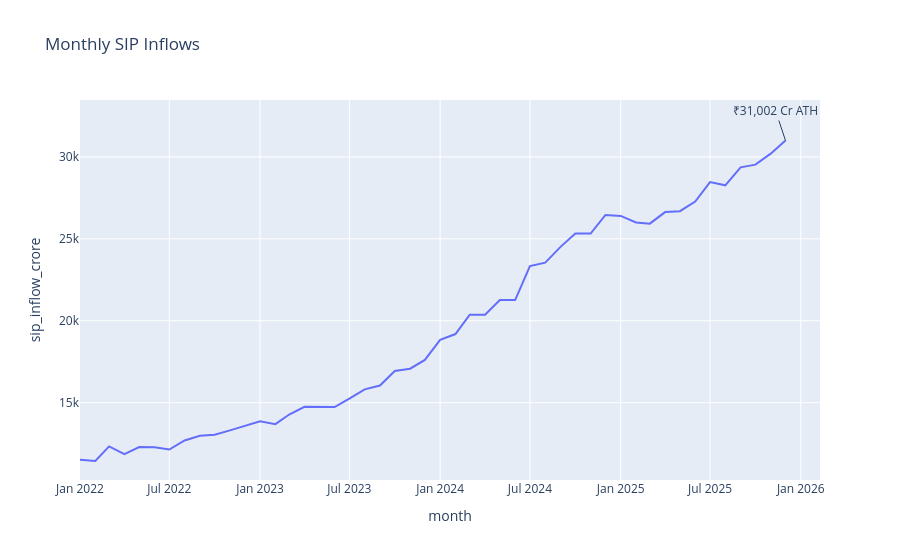

Notebook source saved alongside this figure:
### Code cell
sip["month"] = pd.to_datetime(sip["month"])

fig = px.line(
    sip,
    x="month",
    y="sip_inflow_crore",
    title="Monthly SIP Inflows"
)

fig.add_annotation(
    x=sip["month"].max().strftime("%Y-%m-%d"),
    y=31002,
    text="₹31,002 Cr ATH",
    showarrow=True
)

fig.write_image(
    charts / "sip_trend.png"
)

fig.show()

### Figure 1 — Plotly figure (JSON) as saved in the notebook; plotly's stock layout.template omitted (floating-point values rounded to 4 significant figures)
{"data": [{"hovertemplate": "month=%{x}<br>sip_inflow_crore=%{y}<extra></extra>", "legendgroup": "", "line": {"color": "#636efa", "dash": "solid"}, "marker": {"symbol": "circle"}, "mode": "lines", "name": "", "orientation": "v", "showlegend": false, "type": "scatter", "x": ["2022-01-01T00:00:00", "2022-02-01T00:00:00", "2022-03-01T00:00:00", "2022-04-01T00:00:00", "2022-05-01T00:00:00", "2022-06-01T00:00:00", "2022-07-01T00:00:00", "2022-08-01T00:00:00", "2022-09-01T00:00:00", "2022-10-01T00:00:00", "2022-11-01T00:00:00", "2022-12-01T00:00:00", "2023-01-01T00:00:00", "2023-02-01T00:00:00", "2023-03-01T00:00:00", "2023-04-01T00:00:00", "2023-05-01T00:00:00", "2023-06-01T00:00:00", "2023-07-01T00:00:00", "2023-08-01T00:00:00", "2023-09-01T00:00:00", "2023-10-01T00:00:00", "2023-11-01T00:00:00", "2023-12-01T00:00:00", "2024-01-01T00:00:00", "2024-02-01T00:00:00", "2024-03-01T00:00:00", "2024-04-01T00:00:00", "2024-05-01T00:00:00", "2024-06-01T00:00:00", "2024-07-01T00:00:00", "2024-08-01T00:00:00", "2024-09-01T00:00:00", "2024-10-01T00:00:00", "2024-11-01T00:00:00", "2024-12-01T00:00:00", "2025-01-01T00:00:00", "2025-02-01T00:00:00", "2025-03-01T00:00:00", "2025-04-01T00:00:00", "2025-05-01T00:00:00", "2025-06-01T00:00:00", "2025-07-01T00:00:00", "2025-08-01T00:00:00", "2025-09-01T00:00:00", "2025-10-01T00:00:00", "2025-11-01T00:00:00", "2025-12-01T00:00:00"], "xaxis": "x", "y": [11517, 11438, 12328, 11863, 12286, 12276, 12140, 12694, 12976, 13040, 13306, 13573, 13856, 13687, 14276, 14749, 14749, 14734, 15245, 15814, 16042, 16928, 17073, 17610, 18838, 19187, 20371, 20371, 21262, 21262, 23332, 23547, 24509, 25323, 25320, 26459, 26400, 25999, 25926, 26632, 26688, 27274, 28464, 28265, 29361, 29529, 30200, 31002], "yaxis": "y"}], "layout": {"annotations": [{"showarrow": true, "text": "₹31,002 Cr ATH", "x": "2025-12-01", "y": 31002}], "legend": {"tracegroupgap": 0}, "title": {"text": "Monthly SIP Inflows"}, "xaxis": {"anchor": "y", "domain": [0, 1], "title": {"text": "month"}}, "yaxis": {"anchor": "x", "domain": [0, 1], "title": {"text": "sip_inflow_crore"}}}}
